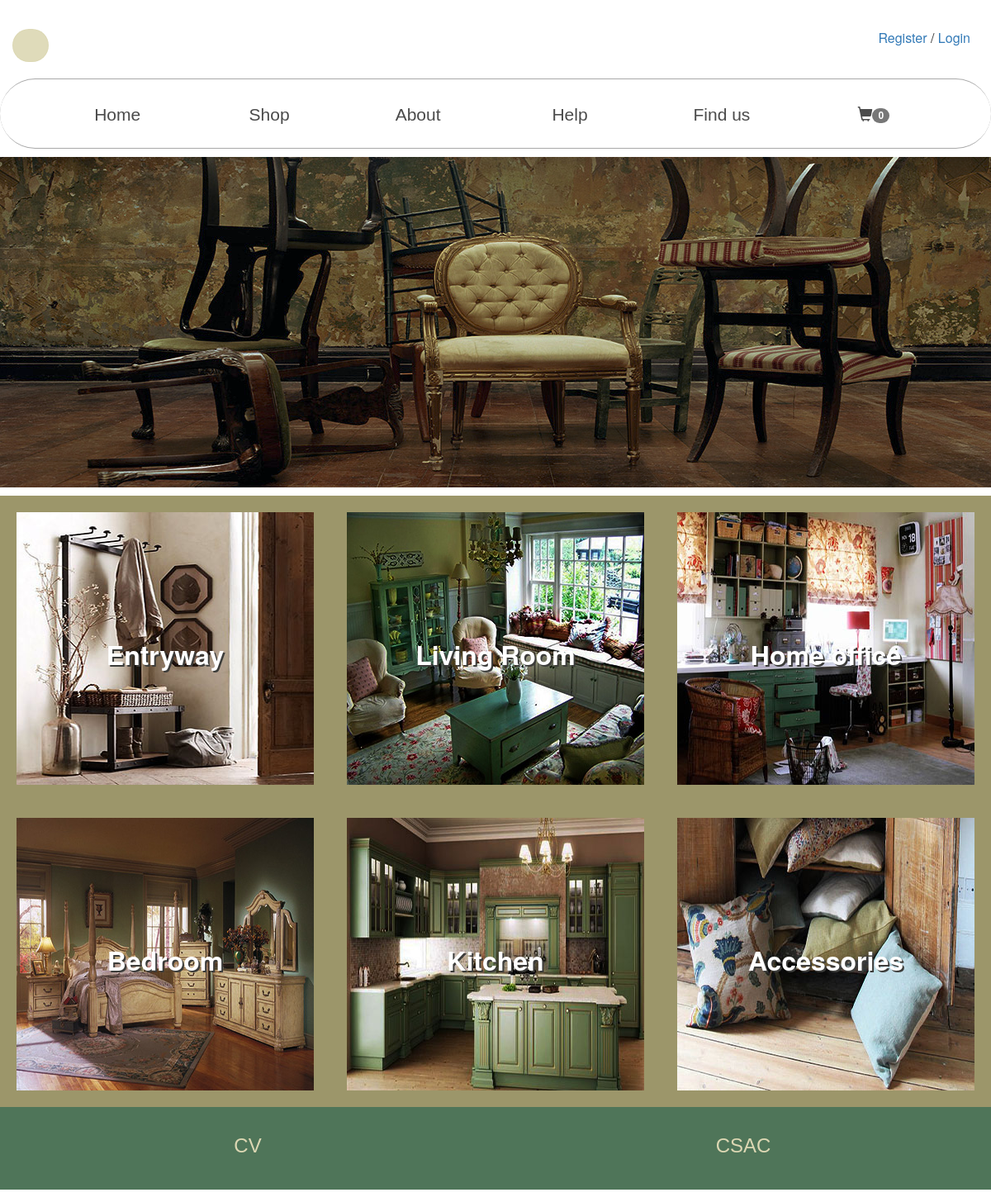
The page / on the database its author committed.
### tables this page shows
CREATE TABLE `categorie` (
  `id` int(250) NOT NULL,
  `nume` varchar(250) NOT NULL
);

### htdocs/index.php (the view, shortened to what this page needs)
<!DOCTYPE html>
<html>
<head>
	<link href = "css/bootstrap.min.css" rel = "stylesheet">
	<link type="text/css" rel="stylesheet" href="stil.css"/>
</head>
<body>
	<div id="container">
		<div id="nav">
			<div class="col-xs-12">
			<?php
			if(isset($_SESSION['utilizator']))
			{
				if($_SESSION['utilizator']==1){
					echo "<p><a href=adminpage.php>Go back to AdminPage</a></p>";
				}
				echo "<p><a href=logout.php>Log Out</a></p>";
				if(isset($_SESSION['nume'])){
					echo "<p>Welcome ".$_SESSION['nume']."! </p> ";
				}
			}
			else if(!isset($_SESSION['utilizator']))
				{
			echo "<p><a href=register.php>Register</a> / <a href=login.php>Login</a></p>";
			}
			?>
			<form id="search">
			<input type="text" tabindex="1">
			</form>
		</div></div>
		<div id="navbar1">
			<?php include "meniu.php"; ?>
		</div>
		<div id="header"></div>
		<div id="continut">
		<?php
		include "connect.php";
		$sql="SELECT * FROM categorie";
		$rez=mysqli_query($conn,$sql);
		while($row=mysqli_fetch_array($rez)){
			echo "<div class=col-md-4><a href=produse.php?idul=".$row['id'].">".$row['nume']."</a></div>";
		}
		?>
		</div>
		<div id="footer">
		<p class="col-md-6"><a href="index.html">CV</a></p>
		<p class="col-md-6"><a href="http://csac.ulbsibiu.ro/">CSAC</a></p>
		</div>
	</div>
</body>

### htdocs/stil.css (style rules this page uses)
* { margin: 0px; padding: 0px; }
form#search { padding-top: 20px; }
#search input[type=text] { margin: 0px; border: 1px solid; border-color: rgba(220, 215, 179, 0.9); border-radius: 50px; height: 40px; width: 40px; outline: none; font-size: small; font-family: Verdana, Geneva, sans-serif; transition: 1s; transition-timing-function: ease-out; background: rgba(220, 215, 179, 0.9) url(http://static.tumblr.com/ftv85bp/MIXmud4tx/search-icon.png) no-repeat 11px center; cursor: pointer; padding: 19px 10px 19px 32px; }
#container { margin: 15px auto; width: 1200px; }
#nav { width: 1200px; height: 70px; margin-bottom: 10px; }
#nav p { float: right; font-size: medium; padding-top: 20px; padding-bottom: 10px; padding-right: 10px; }
#navbar1 { width: 1200px; height: 85px; text-align: center; border-top: solid 1px #A9A9A9; border-bottom: solid 1px #A9A9A9; border-radius: 50px; }
#header { position: relative; margin-top: 10px; width: 1200px; height: 400px; background-image: url(categories/header.jpg); background-color: #4F7559; margin-bottom: 10px; }
#continut { width: 1200px; float: left; background-color: #9C966A ; text-align: center; }
#continut a { text-decoration: none; display: block; padding: 150px 50px; color: white; font-weight: bold; font-size: xx-large; text-shadow: 2px 2px #3C3C3A; }
#continut div { float: left; margin: 20px; width: 360px; height: 330px; }
#continut div:nth-child(1) { background-color: #FFF8C4 ; background-image: url(categories/entryway.jpg); }
#continut div:nth-child(2) { background-color: #DCD7B3 ; background-image: url(categories/livingroom.jpg); }
#continut div:nth-child(3) { background-color: #FFF8C4 ; background-image: url(categories/homeoffice.jpg); }
#continut div:nth-child(4) { background-color: #DCD7B3 ; background-image: url(categories/bedroom.jpg); }
#continut div:nth-child(5) { background-color: #FFF8C4 ; background-image: url(categories/kitchen.jpg); }
#continut div:nth-child(6) { background-color: #DCD7B3 ; background-image: url(categories/accessories.jpg); }
#footer { clear: both; width: 1200px; height: 100px; margin-top: 10px; background-color: #4F7559; }
#footer p { padding-top: 30px; font-size: x-large; font-family: Verdana, Geneva, sans-serif; text-align: center; }
#footer a { text-decoration: none; color: #DCD7B3; }

### rows shown on the page
categorie: nume "Entryway"
categorie: nume "Living Room"
categorie: nume "Home office"
categorie: nume "Bedroom"
categorie: nume "Kitchen"
categorie: nume "Accessories"

### other values the page prints
$count "0"
